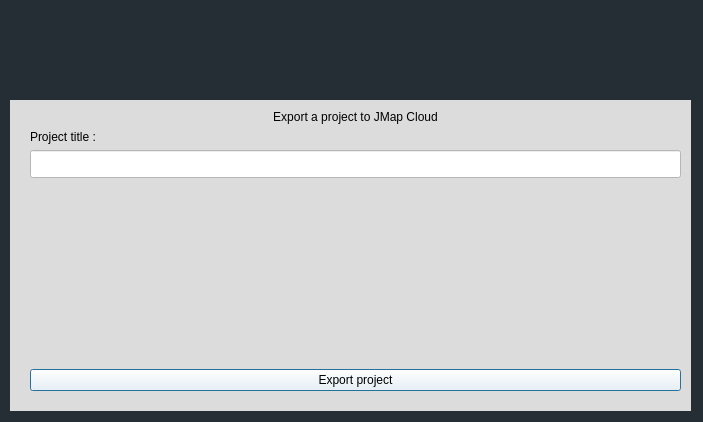
<?xml version="1.0" encoding="UTF-8"?>
<ui version="4.0">
 <class>Dialog</class>
 <widget class="QDialog" name="Dialog">
  <property name="geometry">
   <rect>
    <x>0</x>
    <y>0</y>
    <width>703</width>
    <height>422</height>
   </rect>
  </property>
  <property name="windowTitle">
   <string>Export project</string>
  </property>
  <property name="styleSheet">
   <string notr="true">background-color:rgb(36, 46, 52)</string>
  </property>
  <widget class="QLabel" name="jmap_image_label">
   <property name="geometry">
    <rect>
     <x>10</x>
     <y>10</y>
     <width>121</width>
     <height>71</height>
    </rect>
   </property>
   <property name="text">
    <string/>
   </property>
   <property name="pixmap">
    <pixmap resource="../resources/resources.qrc">:/images/images/Logo_JMap_Cloud.svg</pixmap>
   </property>
  </widget>
  <widget class="QWidget" name="widget" native="true">
   <property name="geometry">
    <rect>
     <x>10</x>
     <y>100</y>
     <width>681</width>
     <height>311</height>
    </rect>
   </property>
   <property name="styleSheet">
    <string notr="true">background-color:rgb(220, 220, 220)
</string>
   </property>
   <widget class="QWidget" name="verticalLayoutWidget">
    <property name="geometry">
     <rect>
      <x>20</x>
      <y>10</y>
      <width>651</width>
      <height>281</height>
     </rect>
    </property>
    <layout class="QVBoxLayout" name="verticalLayout">
     <property name="sizeConstraint">
      <enum>QLayout::SetDefaultConstraint</enum>
     </property>
     <item>
      <widget class="QLabel" name="title_label">
       <property name="sizePolicy">
        <sizepolicy hsizetype="Preferred" vsizetype="Preferred">
         <horstretch>0</horstretch>
         <verstretch>0</verstretch>
        </sizepolicy>
       </property>
       <property name="layoutDirection">
        <enum>Qt::LeftToRight</enum>
       </property>
       <property name="styleSheet">
        <string notr="true"/>
       </property>
       <property name="text">
        <string>Export a project to JMap Cloud</string>
       </property>
       <property name="alignment">
        <set>Qt::AlignCenter</set>
       </property>
      </widget>
     </item>
     <item>
      <widget class="QLabel" name="project_title_label">
       <property name="sizePolicy">
        <sizepolicy hsizetype="Preferred" vsizetype="Fixed">
         <horstretch>0</horstretch>
         <verstretch>0</verstretch>
        </sizepolicy>
       </property>
       <property name="styleSheet">
        <string notr="true"/>
       </property>
       <property name="text">
        <string>Project title :</string>
       </property>
       <property name="alignment">
        <set>Qt::AlignLeading|Qt::AlignLeft|Qt::AlignVCenter</set>
       </property>
      </widget>
     </item>
     <item>
      <widget class="QLineEdit" name="project_title_lineEdit">
       <property name="sizePolicy">
        <sizepolicy hsizetype="Preferred" vsizetype="Fixed">
         <horstretch>0</horstretch>
         <verstretch>0</verstretch>
        </sizepolicy>
       </property>
       <property name="styleSheet">
        <string notr="true">background-color:rgb(255, 255, 255);
padding: 5px;</string>
       </property>
       <property name="text">
        <string/>
       </property>
       <property name="placeholderText">
        <string/>
       </property>
      </widget>
     </item>
     <item>
      <spacer name="verticalSpacer">
       <property name="orientation">
        <enum>Qt::Vertical</enum>
       </property>
       <property name="sizeHint" stdset="0">
        <size>
         <width>20</width>
         <height>40</height>
        </size>
       </property>
      </spacer>
     </item>
     <item>
      <widget class="QLabel" name="error_label">
       <property name="styleSheet">
        <string notr="true">color:rgb(255, 0, 0)</string>
       </property>
       <property name="text">
        <string/>
       </property>
       <property name="alignment">
        <set>Qt::AlignCenter</set>
       </property>
      </widget>
     </item>
     <item>
      <widget class="QPushButton" name="export_project_pushButton">
       <property name="sizePolicy">
        <sizepolicy hsizetype="Expanding" vsizetype="Minimum">
         <horstretch>0</horstretch>
         <verstretch>0</verstretch>
        </sizepolicy>
       </property>
       <property name="focusPolicy">
        <enum>Qt::WheelFocus</enum>
       </property>
       <property name="styleSheet">
        <string notr="true">background-color:rgb(255, 255, 255)</string>
       </property>
       <property name="text">
        <string>Export project</string>
       </property>
      </widget>
     </item>
    </layout>
   </widget>
  </widget>
 </widget>
 <resources>
  <include location="../../resources.qrc"/>
 </resources>
 <connections/>
</ui>
